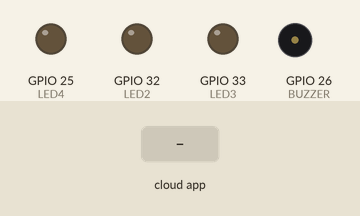
The sketch below on a simulated ESP32. On the bench: output pins drawn as LEDs (lit = HIGH), buzzer (waves = sounding, pin HIGH). Inputs (shaded band) come from the test bench. WiFi joins after 1.5 s; servers stay silent unless stated; no MQTT or app messages arrive unless stated; what the sketch prints to the serial monitor is not drawn.

Above: at 2.7 s.
2.8 s: the phone or cloud app sets lampu2 to 1
At 3.1 s:
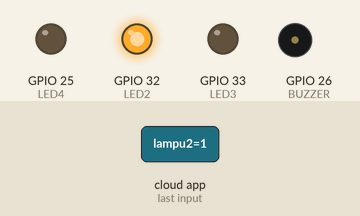
4.3 s: the phone or cloud app sets lampu3 to 1
At 5.3 s:
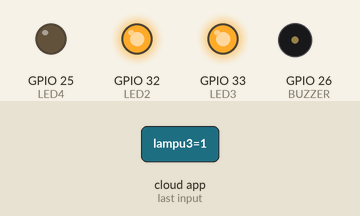
5.8 s: the phone or cloud app sets lampu4 to 1
At 7.0 s:
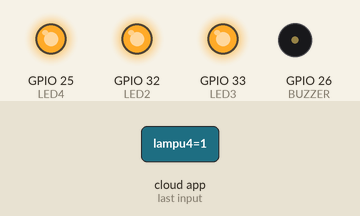
7.3 s: the phone or cloud app sets lampu5 to 1
At 8.1 s:
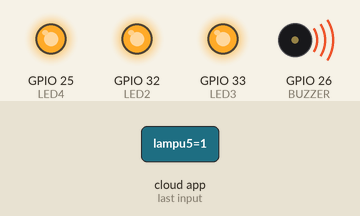
8.8 s: the phone or cloud app sets lampu to 0
At 9.1 s:
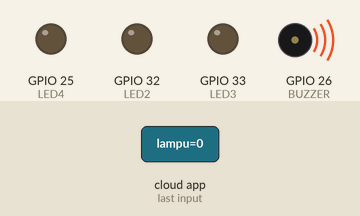
10.3 s: the phone or cloud app sets lampu2 to 1
At 11.4 s:
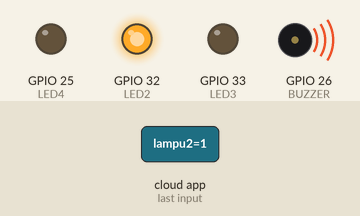
Timing chart, 0 to 12.8 s (numbered marks = the images above; inputs shaded):
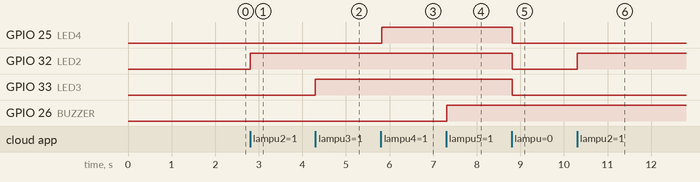

The sketch:

Google_assistant.ino
```cpp
#include <WiFi.h>
#include <WebServer.h>
#include "Adafruit_MQTT.h"
#include "Adafruit_MQTT_Client.h"

#define LED2            32                                // for 1st lamp
#define LED3            33                                // for 2nd lamp
#define LED4            25                                // for 3rd lamp
#define BUZZER          26                                // for Buzzer

#define WLAN_SSID       "ITS-ASRAMA-E"                              // Your SSID
#define WLAN_PASS       "itssurabaya"           // Your password

/************************* Adafruit.io Setup *********************************/

#define AIO_SERVER      "io.adafruit.com"
#define AIO_SERVERPORT  1883                                // use 8883 for SSL
#define AIO_USERNAME    "ilhamssakti27"                     // Replace it with your username
#define AIO_KEY         "aio_Dbtp17tcTEkX0Y2cvG9Vp7UnsKmC"  // Replace with your Project Auth Key

/************ Global State (you don't need to change this!) ******************/

// Create an ESP8266 WiFiClient class to connect to the MQTT server.
WiFiClient client;
// or... use WiFiFlientSecure for SSL
//WiFiClientSecure client;

// Setup the MQTT client class by passing in the WiFi client and MQTT server and login details.
Adafruit_MQTT_Client mqtt(&client, AIO_SERVER, AIO_SERVERPORT, AIO_USERNAME, AIO_KEY);

/****************************** Feeds ***************************************/


// Setup a feed called 'onoff' for subscribing to changes.
Adafruit_MQTT_Subscribe lampu2 = Adafruit_MQTT_Subscribe(&mqtt, AIO_USERNAME"/feeds/lampu2"); // FeedName --- FOR LED2
Adafruit_MQTT_Subscribe lampu3 = Adafruit_MQTT_Subscribe(&mqtt, AIO_USERNAME"/feeds/lampu3"); // FeedName --- FOR LED3
Adafruit_MQTT_Subscribe lampu4 = Adafruit_MQTT_Subscribe(&mqtt, AIO_USERNAME"/feeds/lampu4"); // FeedName --- FOR LED2
Adafruit_MQTT_Subscribe lampu5 = Adafruit_MQTT_Subscribe(&mqtt, AIO_USERNAME"/feeds/lampu"); // FeedName --- FOR ALL LED
Adafruit_MQTT_Subscribe buzzer = Adafruit_MQTT_Subscribe(&mqtt, AIO_USERNAME"/feeds/lampu5"); // FeedName --- FOR BUZZER

void MQTT_connect();

void setup() {
  Serial.begin(115200);

  pinMode(LED2, OUTPUT);
  pinMode(LED3, OUTPUT);
  pinMode(LED4, OUTPUT);
  pinMode(BUZZER, OUTPUT);

  // Connect to WiFi access point.
  Serial.println(); Serial.println();
  Serial.print("Connecting to ");
  Serial.println(WLAN_SSID);

  WiFi.begin(WLAN_SSID, WLAN_PASS);
  while (WiFi.status() != WL_CONNECTED) {
    delay(500);
    Serial.print(".");
  }
  Serial.println();

  Serial.println("WiFi connected");
  Serial.println("IP address: ");
  Serial.println(WiFi.localIP());


  // Setup MQTT subscription for onoff feed.
  mqtt.subscribe(&lampu2);
  mqtt.subscribe(&lampu3);
  mqtt.subscribe(&lampu4);
  mqtt.subscribe(&lampu5);
  mqtt.subscribe(&buzzer);
}

void loop() {

  MQTT_connect();

  Adafruit_MQTT_Subscribe *subscription;
  while ((subscription = mqtt.readSubscription(5000))) {
    if (subscription == &lampu2) {
      Serial.print(F("Got: "));
      Serial.println((char *)lampu2.lastread);
      int Light1_State = atoi((char *)lampu2.lastread);
      digitalWrite(LED2, (Light1_State));

    }

    if (subscription == &lampu3) {
      Serial.print(F("Got: "));
      Serial.println((char *)lampu3.lastread);
      int Light2_State = atoi((char *)lampu3.lastread);
      digitalWrite(LED3, (Light2_State));

    }

    if (subscription == &lampu4) {
      Serial.print(F("Got: "));
      Serial.println((char *)lampu4.lastread);
      int Light3_State = atoi((char *)lampu4.lastread);
      digitalWrite(LED4, (Light3_State));

    }

    if (subscription == &lampu5) {
      Serial.print(F("Got: "));
      Serial.println((char *)lampu5.lastread);
      int Light4_State = atoi((char *)lampu5.lastread);
      digitalWrite(LED2, (Light4_State));
      digitalWrite(LED3, (Light4_State));
      digitalWrite(LED4, (Light4_State));

    }

    if (subscription == &buzzer) {
      Serial.print(F("Got: "));
      Serial.println((char *)buzzer.lastread);
      int Buzzer_State = atoi((char *)buzzer.lastread);
      digitalWrite(BUZZER, (Buzzer_State));
//      delay(2000);

//      digitalWrite(BUZZER, LOW);
//      while(Buzzer_State == 1){
//          digitalWrite(BUZZER, (Buzzer_State));
//          delay(1000);
//          digitalWrite(BUZZER, LOW);
//          delay(1000);
//      }


    }

  }
}

void MQTT_connect() {
  int8_t ret;

  // Stop if already connected.
  if (mqtt.connected()) {
    return;
  }

  Serial.print("Connecting to MQTT... ");

  uint8_t retries = 3;

  while ((ret = mqtt.connect()) != 0) { // connect will return 0 for connected
    Serial.println(mqtt.connectErrorString(ret));
    Serial.println("Retrying MQTT connection in 5 seconds...");
    mqtt.disconnect();
    delay(5000);  // wait 5 seconds
    retries--;
    if (retries == 0) {
      // basically die and wait for WDT to reset me
      while (1);
    }
  }
  Serial.println("MQTT Connected!");

}
```

Measured:
- after the input at 2.8 s, GPIO 32 (LED2): LOW → HIGH at once
- after the input at 4.3 s, GPIO 33 (LED3): LOW → HIGH at once
- after the input at 5.8 s, GPIO 25 (LED4): LOW → HIGH at once
- after the input at 7.3 s, GPIO 26 (BUZZER): LOW → HIGH at once
- after the input at 8.8 s, GPIO 25 (LED4), GPIO 32 (LED2), GPIO 33 (LED3): HIGH → LOW at once
- after the input at 10.3 s, GPIO 32 (LED2): LOW → HIGH at once
